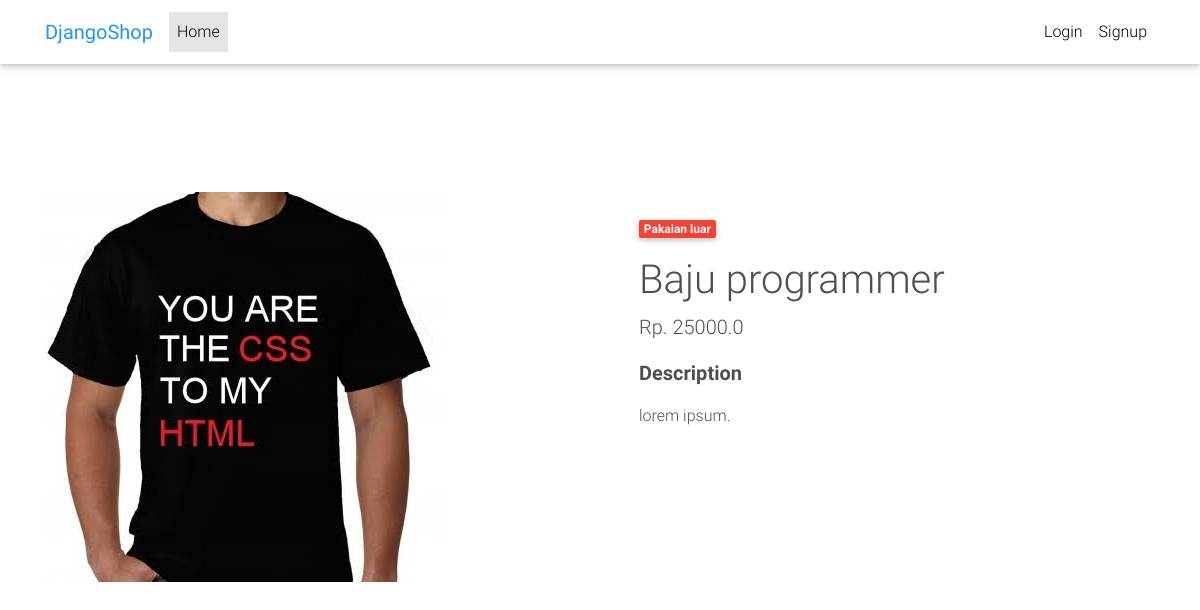
The page /product/test-product-2/ on the database its author committed.
### core/models.py (models this page shows, shortened)
class Item(models.Model):
    title           = models.CharField(max_length=100)
    price           = models.FloatField()
    discount_price  = models.FloatField(blank=True, null=True)
    category        = models.CharField(choices=CATEGORY_CHOICES, max_length=2)
    label           = models.CharField(choices=LABEL_CHOICES, max_length=1)
    slug            = models.SlugField()
    description     = models.TextField(null=True)
    image           = models.ImageField(null=True, blank=True)

### core/views.py (the view)
# urls.py: path('product/<slug>/', ItemDetailView.as_view(), name='product'),
class ItemDetailView(DetailView):
    model           = Item
    template_name   = 'product-page.html'

### templates/product-page.html (shortened to what this page needs)
{% extends 'base.html' %}
{% block content %}
{% include 'snippets/nav.html' %}
<main class="mt-5 pt-4">
  <div class="container dark-grey-text mt-5">
    <div class="row wow fadeIn">
      <div class="col-md-6 mb-4">
        <img src="{{ object.image.url }}" class="img-fluid" alt="">
      </div>
      <div class="col-md-6 mb-4">
        <div class="p-4">
          <div class="mb-3">
              <span class="badge red mr-1">{{ object.get_category_display }}</span>
          </div>
          <h1> {{ object.title }} </h1>
          <p class="lead">
            {% if object.discount_price %}
              <span class="mr-1">
                <del>Rp. {{ object.price }}</del>
              </span>
              <span>Rp. {{ object.discount_price }}</span>
            {% else %}
            <span>Rp. {{ object.price }}</span>
            {% endif %}
          </p>
          <p class="lead font-weight-bold">Description</p>
          <p>{{ object.description }}</p>
        </div>
      </div>
    </div>
  </div>
</main>
{% endblock content %}

### rows shown on the page
Item: image (picture), category "Pakaian luar", title "Baju programmer", price "25000.0", description "lorem ipsum."
